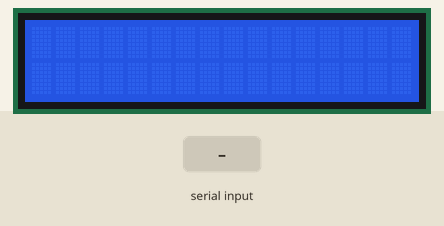
Recording of a sketch running on a simulated Arduino Uno, built with avr-gcc and run on an emulated ATmega328P. On the bench: 16×2 character LCD. Inputs (shaded band) come from the test bench. What the sketch prints to the serial monitor is not drawn.

Above: at 1.2 s.
1.3 s: "1" received over the second serial link
At 3.0 s:
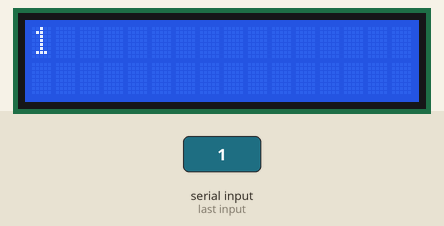
3.8 s: "0" received over the second serial link
At 6.0 s:
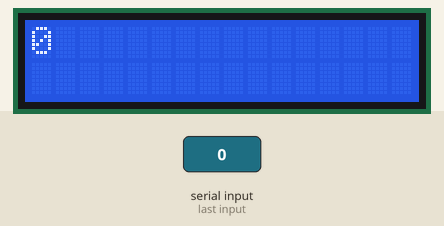
6.3 s: "2" received over the second serial link
At 8.0 s:
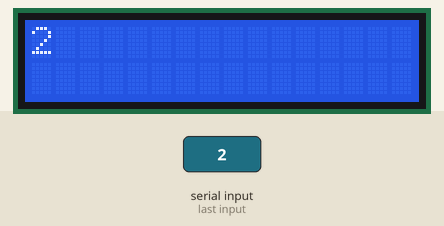
Timing chart, 0 to 9.5 s (numbered marks = the images above; inputs shaded):
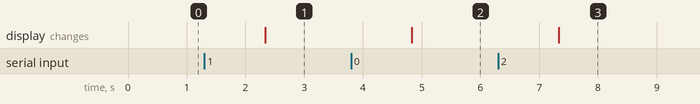

Measured:
- after the input at 1.3 s, the display: changes after 1.0 s (image 1)
- after the input at 3.8 s, the display: changes after 1.0 s (image 2)
- after the input at 6.3 s, the display: changes after 1.0 s (image 3)

The sketch:

arduino.ino
```cpp
#include <LiquidCrystal_PCF8574.h>
#include <SoftwareSerial.h>

#define RX_PIN 2
#define TX_PIN 3

LiquidCrystal_PCF8574 lcd(0x27);
SoftwareSerial commSerial(TX_PIN, RX_PIN);

String command;

void setup() {
  lcd.begin(16, 2); // initialize the lcd
  lcd.setBacklight(255);
  Serial.begin(9600); //Serial Comm (Serial Monitor)

  commSerial.begin(9600); //NodeMCU comm
}

void loop() {
  //if the nodeMCU is sendig data
  if (commSerial.available()) {
    //Save the received string in the variable command
    command = commSerial.readString();

    //Show the received string on the Arduino Serial
    Serial.println(command);
    //Send to the nodeMCU through the commSerial an ACK
    commSerial.write("The message has been sent!\n");

    //Print the message received on the LCD
    lcd.clear();
    lcd.print(command);
  }
}
```
